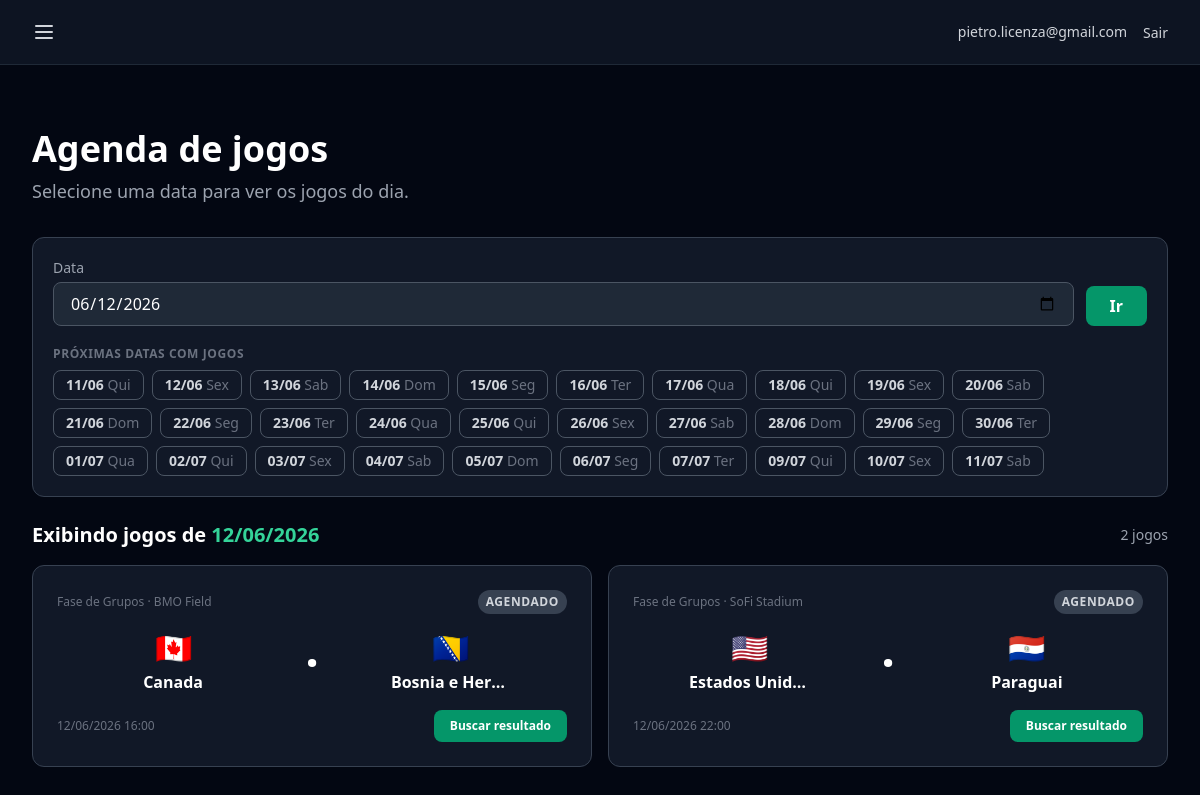
The page /matches/schedule/ (signed in) on the database its author committed.
### users/models.py (models this page shows, shortened)
class CustomUser(AbstractUser):
    email = models.EmailField(unique=True)
    created_at = models.DateTimeField(auto_now_add=True)
    updated_at = models.DateTimeField(auto_now=True)
    username = None
    USERNAME_FIELD = 'email'
    REQUIRED_FIELDS = []
    objects = CustomUserManager()

### matches/models.py (models this page shows, shortened)
class Match(models.Model):
    STATUS_CHOICES = (
        ('agendado', 'Agendado'),
        ('em_andamento', 'Em andamento'),
        ('finalizado', 'Finalizado'),
    )
    round = models.ForeignKey(
        Round,
        on_delete=models.CASCADE,
        related_name='matches',
    )
    stadium = models.ForeignKey(
        Stadium,
        on_delete=models.PROTECT,
        related_name='matches',
    )
    home_team = models.ForeignKey(
        Team,
        on_delete=models.PROTECT,
        related_name='home_matches',
    )
    away_team = models.ForeignKey(
        Team,
        on_delete=models.PROTECT,
        related_name='away_matches',
    )
    match_datetime = models.DateTimeField()
    home_score = models.PositiveIntegerField(null=True, blank=True)
    away_score = models.PositiveIntegerField(null=True, blank=True)
    status = models.CharField(
        max_length=20,
        choices=STATUS_CHOICES,
        default='agendado',
    )
    external_id = models.PositiveIntegerField(
        null=True,
        blank=True,
        db_index=True,
    )
    penalties_home = models.PositiveSmallIntegerField(
        null=True,
        blank=True,
    )
    penalties_away = models.PositiveSmallIntegerField(
        null=True,
        blank=True,
    )
    elapsed_minute = models.PositiveSmallIntegerField(
        null=True,
        blank=True,
    )
    created_at = models.DateTimeField(auto_now_add=True)
    updated_at = models.DateTimeField(auto_now=True)
    class Meta:
        ordering = ('match_datetime',)

class Round(models.Model):
    PHASE_CHOICES = (
        ('grupo', 'Fase de Grupos'),
        ('trinta_dois_avos', '16-avos de Final'),
        ('oitavas', 'Oitavas de Final'),
        ('quartas', 'Quartas de Final'),
        ('semi', 'Semifinal'),
        ('terceiro_lugar', 'Terceiro Lugar'),
        ('final', 'Final'),
    )
    name = models.CharField(max_length=100)
    order = models.PositiveIntegerField()
    phase = models.CharField(max_length=20, choices=PHASE_CHOICES)
    start_date = models.DateField(null=True, blank=True)
    end_date = models.DateField(null=True, blank=True)
    created_at = models.DateTimeField(auto_now_add=True)
    updated_at = models.DateTimeField(auto_now=True)
    class Meta:
        ordering = ('order',)

class Stadium(models.Model):
    name = models.CharField(max_length=200)
    city = models.CharField(max_length=100)
    country = models.CharField(max_length=100)
    capacity = models.PositiveIntegerField()
    created_at = models.DateTimeField(auto_now_add=True)
    updated_at = models.DateTimeField(auto_now=True)

class Team(models.Model):
    class Confederation(models.TextChoices):
        CONMEBOL = 'CONMEBOL', 'CONMEBOL'
        UEFA = 'UEFA', 'UEFA'
        CAF = 'CAF', 'CAF'
        AFC = 'AFC', 'AFC'
        OFC = 'OFC', 'OFC'
        CONCACAF = 'CONCACAF', 'CONCACAF'
    name = models.CharField(max_length=100)
    name_en = models.CharField(max_length=100, blank=True, default='')
    country_code = models.CharField(max_length=3, unique=True)
    flag_emoji = models.CharField(max_length=10, blank=True)
    confederation = models.CharField(
        max_length=10,
        choices=Confederation.choices,
        blank=True,
    )
    created_at = models.DateTimeField(auto_now_add=True)
    updated_at = models.DateTimeField(auto_now=True)

### matches/views.py (the view)
# urls.py: path('schedule/', MatchScheduleView.as_view(), name='match_schedule'),
class MatchScheduleView(LoginRequiredMixin, ListView):
    model = Match
    template_name = 'matches/match_schedule.html'
    context_object_name = 'matches'
    paginate_by = 50
    def get_date(self):
        url_date = self.kwargs.get('date')
        if isinstance(url_date, datetime.date):
            return url_date
        query_date = self.request.GET.get('date')
        if query_date:
            try:
                return datetime.date.fromisoformat(query_date)
            except ValueError:
                self._invalid_date = True
        return _today()
    def get_queryset(self):
        selected = self.get_date()
        return (
            Match.objects
            .filter(match_datetime__date=selected)
            .select_related('home_team', 'away_team', 'stadium', 'round')
            .order_by('match_datetime')
        )
    def get_context_data(self, **kwargs):
        context = super().get_context_data(**kwargs)
        selected = self.get_date()
        context['selected_date'] = selected
        context['selected_date_iso'] = selected.isoformat()
        context['invalid_date'] = getattr(self, '_invalid_date', False)
        today = _today()
        window_start = today - datetime.timedelta(days=7)
        window_end = today + datetime.timedelta(days=30)
        context['available_dates'] = list(
            Match.objects
            .filter(match_datetime__date__gte=window_start)
            .filter(match_datetime__date__lte=window_end)
            .dates('match_datetime', 'day')
        )
        return context

### matches/converters.py (called while the page is built)
    def to_url(self, value):
        if hasattr(value, 'isoformat'):
            return value.isoformat()
        return str(value)

### matches/views.py (called while the page is built)
def _today():
    return timezone.localdate()

### templates/matches/match_schedule.html (shortened to what this page needs)
{% extends 'base.html' %}
{% block content %}
<div class='py-8'>
    <header class='mb-8'>
        <h1 class='text-3xl md:text-4xl font-bold text-white'>Agenda de jogos</h1>
        <p class='text-gray-400 mt-2 text-lg'>Selecione uma data para ver os jogos do dia.</p>
    </header>
    <section class='bg-gray-900 border border-gray-700 rounded-xl p-4 md:p-5 mb-6'>
        <form method='get' action='{% url "match_schedule" %}' class='flex flex-col sm:flex-row items-stretch sm:items-end gap-3'>
            <div class='flex-1 min-w-0'>
                <label for='schedule-date' class='block text-sm font-medium text-gray-400 mb-1'>Data</label>
                <input type='date' id='schedule-date' name='date' value='{{ selected_date|date:"Y-m-d" }}' class='w-full bg-gray-800 border border-gray-600 rounded-lg px-4 py-2 text-white focus:border-emerald-500 focus:ring-1 focus:ring-emerald-500 focus:outline-none transition-colors duration-200' required>
            </div>
            <button type='submit' class='inline-flex items-center justify-center px-6 py-2 bg-emerald-600 hover:bg-emerald-500 text-white font-semibold rounded-lg transition-colors duration-200'>
                Ir
            </button>
        </form>
        {% if available_dates %}
            <div class='mt-5'>
                <p class='text-xs font-semibold uppercase tracking-wider text-gray-500 mb-2'>Próximas datas com jogos</p>
                <div class='flex flex-wrap gap-2'>
                    {% for d in available_dates %}
                        <a href='{% url "match_schedule" d|date:"Y-m-d" %}' class='border border-gray-600 hover:border-emerald-500 text-gray-300 hover:text-emerald-400 text-sm font-semibold rounded-lg px-3 py-1 transition-colors duration-200{% if d == selected_date %} border-emerald-500 text-emerald-400{% endif %}'>
                            {{ d|date:"d/m" }}
                            <span class='text-gray-500 font-normal'>{{ d|date:"D" }}</span>
                        </a>
                    {% endfor %}
                </div>
            </div>
        {% endif %}
    </section>
    <div class='mb-4 flex items-center justify-between gap-2 flex-wrap'>
        <h2 class='text-xl font-semibold text-white'>
            Exibindo jogos de
            <span class='text-emerald-400'>{{ selected_date|date:"d/m/Y" }}</span>
        </h2>
        <span class='text-sm text-gray-400'>{{ page_obj.paginator.count }} jogo{{ page_obj.paginator.count|pluralize:"s" }}</span>
    </div>
    {% if matches %}
        <div class='grid grid-cols-1 lg:grid-cols-2 gap-4'>
            {% for match in matches %}
                {% include 'live/partials/match_card.html' with match=match user_has_predicted=False %}
            {% endfor %}
        </div>
    {% endif %}
</div>
{% endblock %}

### templates/base.html (shortened to what this page needs)
<!DOCTYPE html>
<html lang='pt-br'>
<head>
    <script src='https://cdn.tailwindcss.com'></script>
</head>
<body class='bg-gray-950 min-h-screen text-white'>
    <nav class='bg-gray-900/80 backdrop-blur-md border-b border-gray-800 sticky top-0 z-50'>
        <div class='max-w-7xl mx-auto px-4 sm:px-6 lg:px-8'>
            <div class='flex justify-between h-16 items-center'>
                <button id='menu-btn' class='text-gray-300 hover:text-white p-2 -ml-2 rounded-lg hover:bg-gray-800 transition-colors duration-200' aria-label='Abrir menu'>
                    <svg class='w-6 h-6' fill='none' stroke='currentColor' viewBox='0 0 24 24'>
                        <path stroke-linecap='round' stroke-linejoin='round' stroke-width='2' d='M4 6h16M4 12h16M4 18h16'></path>
                    </svg>
                </button>
                <div class='flex items-center gap-4'>
                    {% if user.is_authenticated %}
                        <span class='text-gray-300 text-sm hidden sm:block'>{{ user.email }}</span>
                        <form method='post' action='{% url "logout" %}' class='inline'>
                            <button type='submit' class='text-gray-300 hover:text-emerald-400 text-sm transition-colors duration-200'>Sair</button>
                        </form>
                    {% else %}
                        <a href='{% url "login" %}' class='text-gray-300 hover:text-emerald-400 text-sm transition-colors duration-200'>Entrar</a>
                        <a href='{% url "register" %}' class='bg-emerald-600 hover:bg-emerald-500 text-white font-semibold rounded-lg px-4 py-2 text-sm transition-colors duration-200'>Cadastrar</a>
                    {% endif %}
                </div>
            </div>
        </div>
    </nav>
    <main class='max-w-7xl mx-auto px-4 sm:px-6 lg:px-8 py-8'>
        {% block content %}{% endblock %}
    </main>
</body>
</html>

### templates/live/partials/match_card.html (shortened to what this page needs)
<article data-match-id='{{ match.id }}' data-live='{% if match.status == "em_andamento" %}1{% else %}0{% endif %}' class='bg-gray-900 border border-gray-700 rounded-xl p-6 hover:border-emerald-500/50 transition-colors duration-200'>
    <div class='flex items-center justify-between mb-3 gap-2 flex-wrap'>
        <span class='text-xs text-gray-500'>{{ match.round.name }} &middot; {{ match.stadium.name }}</span>
        <div class='flex items-center gap-2'>
            {% if match.status == 'agendado' %}
                <span class='text-xs font-semibold uppercase tracking-wider px-2 py-1 rounded-full bg-gray-700 text-gray-300'>Agendado</span>
            {% elif match.status == 'em_andamento' %}
                {% include 'live/partials/live_badge.html' %}
            {% elif match.status == 'finalizado' %}
                <span class='text-xs font-semibold uppercase tracking-wider px-2 py-1 rounded-full bg-amber-600/20 text-amber-400'>Finalizado</span>
            {% endif %}
        </div>
    </div>
    {% include 'live/partials/score_display.html' %}
    <div class='flex items-center justify-between mt-4 text-xs text-gray-500 gap-2 flex-wrap'>
        <span>{{ match_datetime_label|default:match.match_datetime|date:'d/m/Y H:i' }}</span>
        {% include 'live/partials/sync_button.html' %}
    </div>
</article>

### templates/live/partials/score_display.html (shortened to what this page needs)
<div class='flex items-center justify-between gap-4 my-4'>
    <div class='flex flex-col items-center gap-1 flex-1 min-w-0'>
        <span class='text-3xl'>{{ match.home_team.flag_emoji }}</span>
        <span class='text-white font-semibold truncate max-w-[120px]'>{{ match.home_team.name }}</span>
    </div>
    <div class='flex flex-col items-center gap-1'>
        <span class='text-5xl font-bold text-white tabular-nums'>
            {% if match.home_score is not None and match.away_score is not None %}
                {{ match.home_score }} x {{ match.away_score }}
            {% else %}
                &middot;
            {% endif %}
        </span>
    </div>
    <div class='flex flex-col items-center gap-1 flex-1 min-w-0'>
        <span class='text-3xl'>{{ match.away_team.flag_emoji }}</span>
        <span class='text-white font-semibold truncate max-w-[120px]'>{{ match.away_team.name }}</span>
    </div>
</div>

### templates/live/partials/sync_button.html (shortened to what this page needs)
{% if match.external_id and user.is_authenticated %}
    <form method='post'
          action='{% url "match_sync" match.id %}'
          class='inline-block'
          data-sync>
        <button type='submit'
                data-sync-target
                class='bg-emerald-600 hover:bg-emerald-500 text-white font-semibold rounded-lg px-4 py-2 transition-colors duration-200 disabled:opacity-50 disabled:cursor-not-allowed'>
            <span data-sync-label>Buscar resultado</span>
        </button>
    </form>
{% endif %}

### rows shown on the page
CustomUser: email "pietro.licenza@gmail.com"
Match: round.name "Fase de Grupos", stadium.name "BMO Field", status "AGENDADO", home_team.flag_emoji "🇨🇦", home_team.name "Canada", away_team.flag_emoji "🇧🇦", away_team.name "Bosnia e Her…", match_datetime "12/06/2026 16:00", external_id "Buscar resultado"
Match: round.name "Fase de Grupos", stadium.name "SoFi Stadium", status "AGENDADO", home_team.flag_emoji "🇺🇸", home_team.name "Estados Unidos", away_team.flag_emoji "🇵🇾", away_team.name "Paraguai", match_datetime "12/06/2026 22:00", external_id "Buscar resultado"

### other values the page prints
{{ d|date:"d/m" }} "11/06" "12/06" "13/06" "14/06" "15/06" "16/06" "17/06" "18/06" "19/06" "20/06" "21/06" "22/06" "23/06" "24/06" "25/06" "26/06" "27/06" "28/06" "29/06" "30/06" "01/07" "02/07" "03/07" "04/07" "05/07" "06/07" "07/07" "09/07" "10/07" "11/07"
{{ d|date:"D" }} "Qui" "Sex" "Sab" "Dom" "Seg" "Ter" "Qua" "Qui" "Sex" "Sab" "Dom" "Seg" "Ter" "Qua" "Qui" "Sex" "Sab" "Dom" "Seg" "Ter" "Qua" "Qui" "Sex" "Sab" "Dom" "Seg" "Ter" "Qui" "Sex" "Sab"
{{ selected_date|date:"d/m/Y" }} "12/06/2026"
{{ page_obj.paginator.count }} "2"
